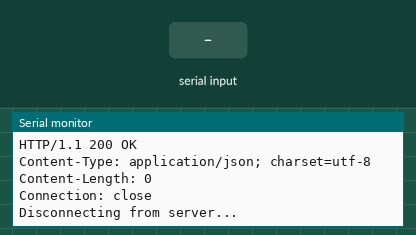
Bench run of a sketch on a simulated Arduino Mega 2560, built for the host (arithmetic inside an expression is 32-bit, double 64-bit). Shown: the last lines printed to the serial monitor. The test bench sets the inputs (shaded band). WiFi joins after 1.5 s; servers stay silent unless stated; uploads are accepted with an empty reply.

Above: at 2.9 s.
3.0 s: "1" received over the second serial link
At 3.16 s:
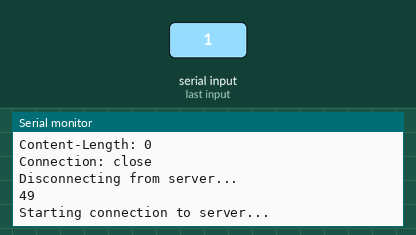
4.5 s: "0" received over the second serial link
At 4.66 s:
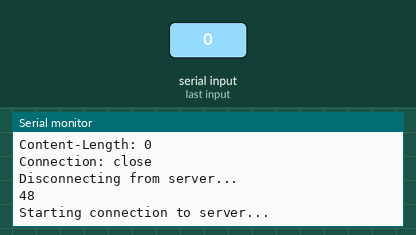
6.0 s: "2" received over the second serial link
At 6.16 s:
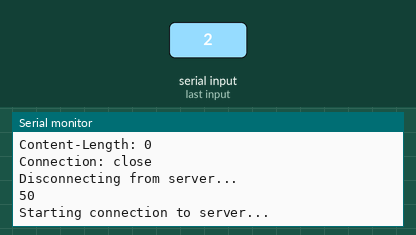

The sketch:

main.ino
```cpp
#include "WiFiEsp.h"

// Emulate Serial1 on pins 6/7 if not present
#ifndef HAVE_HWSERIAL1
#include "SoftwareSerial.h"
SoftwareSerial Serial1(6, 7); // RX, TX
#endif

SoftwareSerial RFID(2, 3); // RX and TX

char ssid[] = "SSID";            // your network SSID (name)
char pass[] = "password";        // your network password
int status = WL_IDLE_STATUS;     // the Wifi radio's status

char server[] = "arduino.cc";
int port = 80;
char url[] = "/asciilogo.txt";
int i;
int open = 0;

// Initialize the Ethernet client object
WiFiEspClient client;

void setup()
{
  // initialize serial for debugging
  Serial.begin(9600);
  // initialize serial for ESP module
  Serial1.begin(9600);
  // initialize ESP module
  WiFi.init(&Serial1);

  // check for the presence of the shield
  if (WiFi.status() == WL_NO_SHIELD) {
    Serial.println("WiFi shield not present");
    // don't continue
    while (true);
  }

  // attempt to connect to WiFi network
  while ( status != WL_CONNECTED) {
    Serial.print("Attempting to connect to WPA SSID: ");
    Serial.println(ssid);
    // Connect to WPA/WPA2 network
    status = WiFi.begin(ssid, pass);
  }

  // you're connected now, so print out the data
  Serial.println("You're connected to the network");

  printWifiStatus();

  sendOK();
  RFID.begin(9600); // start serial to RFID reader
}

void loop()
{
  // if there are incoming bytes available
  // from the server, read them and print them
  while (client.available()) {
    char c = client.read();
    Serial.write(c);
  }
/**/
  if (RFID.available() > 0 && open == 0) {
    while (RFID.available()) {
      i = RFID.read();
      Serial.print(i, DEC);
    }
    Serial.println();

    sendOK();
}/**/

  // if the server's disconnected, stop the client

  if (!client.connected() && open == 1) {
    close();

    // do nothing forevermore
    //while (true);
  }
}


void printWifiStatus()
{
  // print the SSID of the network you're attached to
  Serial.print("SSID: ");
  Serial.println(WiFi.SSID());

  // print your WiFi shield's IP address
  IPAddress ip = WiFi.localIP();
  Serial.print("IP Address: ");
  Serial.println(ip);

  // print the received signal strength
  long rssi = WiFi.RSSI();
  Serial.print("Signal strength (RSSI):");
  Serial.print(rssi);
  Serial.println(" dBm");
}

void sendOK(){
  open = 1;
  Serial.println();
  Serial.println("Starting connection to server...");
  // if you get a connection, report back via serial
  if (client.connect(server, port)) {
    Serial.println("Connected to server");
    // Make a HTTP request
    client.println("GET " + String(url) + " HTTP/1.1");
    client.println("Host: " + String(server));
    client.println("Connection: close");
    client.println();
  }
}

void close(){
  open = 0;
  Serial.println();
  Serial.println("Disconnecting from server...");
  client.stop();
}
```

Measured:
- after the input at 3.0 s, the serial monitor: prints a new line at once (image 1)
- after the input at 4.5 s, the serial monitor: prints a new line at once (image 2)
- after the input at 6.0 s, the serial monitor: prints a new line at once (image 3)
